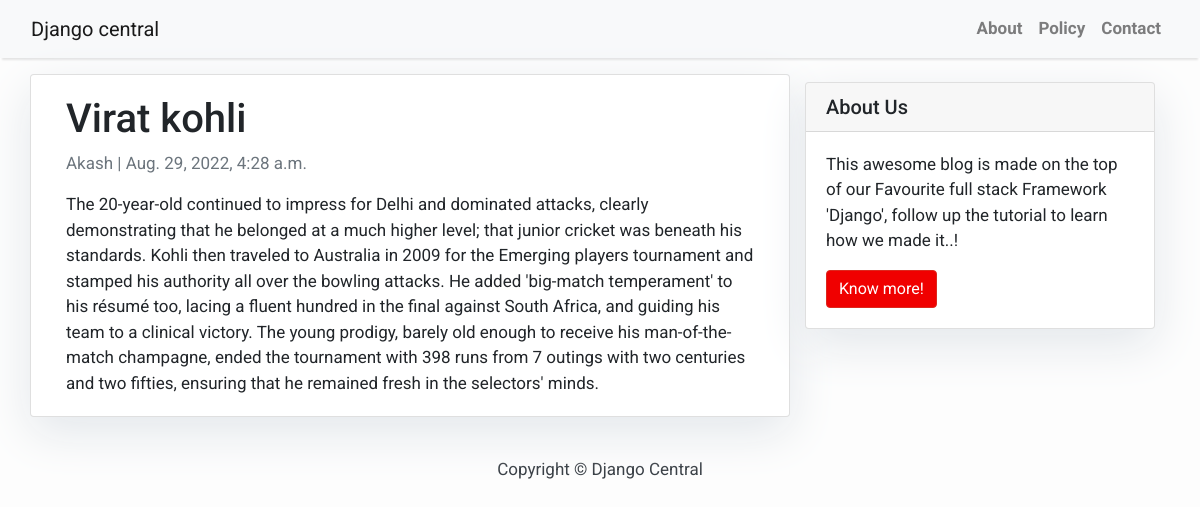
Page /virat-kohli/ on the committed database.
### blog/models.py (models this page shows, shortened)
class Post(models.Model):
    title = models.CharField(max_length=200, unique=True)
    slug = models.SlugField(max_length=200, unique=True)
    author = models.ForeignKey(Author, on_delete=models.CASCADE, related_name='blog_posts')
    updated_on = models.DateTimeField(auto_now=True)
    content = models.TextField()
    created_on = models.DateTimeField(auto_now_add=True)
    status = models.IntegerField(choices=STATUS, default=0)
    class Meta:
        ordering = ['-created_on']

class Author(models.Model):
    first_name = models.CharField(max_length=30)
    last_name = models.CharField(max_length=40)
    email = models.EmailField()
    def __str__(self):
        return self.first_name

### blog/views.py (the view)
# urls.py: path('<slug:slug>/', views.PostDetail.as_view(), name='post_detail'),
class PostDetail(generic.DetailView):
    model = Post
    template_name = 'post_detail.html'

### templates/post_detail.html
{% extends 'base.html' %} {% block content %}
<div class="container">
  <div class="row">
    <div class="col-md-8 card mb-4  mt-3 left  top">
      <div class="card-body">
        <h1>{% block title %} {{ object.title }} {% endblock title %}</h1>
        <p class=" text-muted">{{ post.author }} | {{ post.created_on }}</p>
        <p class="card-text ">{{ object.content | safe }}</p>
      </div>
    </div>
    {% block sidebar %} {% include 'sidebar.html' %} {% endblock sidebar %}
  </div>
</div>
{% endblock content %}

### templates/base.html (style rules this page uses)
body { font-family: "Roboto", sans-serif; font-size: 17px; background-color: #fdfdfd; }

### templates/sidebar.html (style rules this page uses)
.card { box-shadow: 0 16px 48px #E3E7EB; }

### rows in the picture
Post: title "Virat kohli", author "Akash", created_on "Aug. 29, 2022, 4:28 a.m.", content "The 20-year-old continued to impress for Delhi and dominated attacks, clearly demonstrating that he belonged at a much higher level; that junior cricket was beneath his standards. Kohli then traveled to Australia in 2009 for the Emerging players tournament and stamped his authority all over the bowling attacks. He added 'big-match temperament' to his résumé too, lacing a fluent hundred in the final against South Africa, and guiding his team to a clinical victory. The young prodigy, barely old enough to receive his man-of-the-match champagne, ended the tournament with 398 runs from 7 outings with two centuries and two fifties, ensuring that he remained fresh in the selectors' minds."
